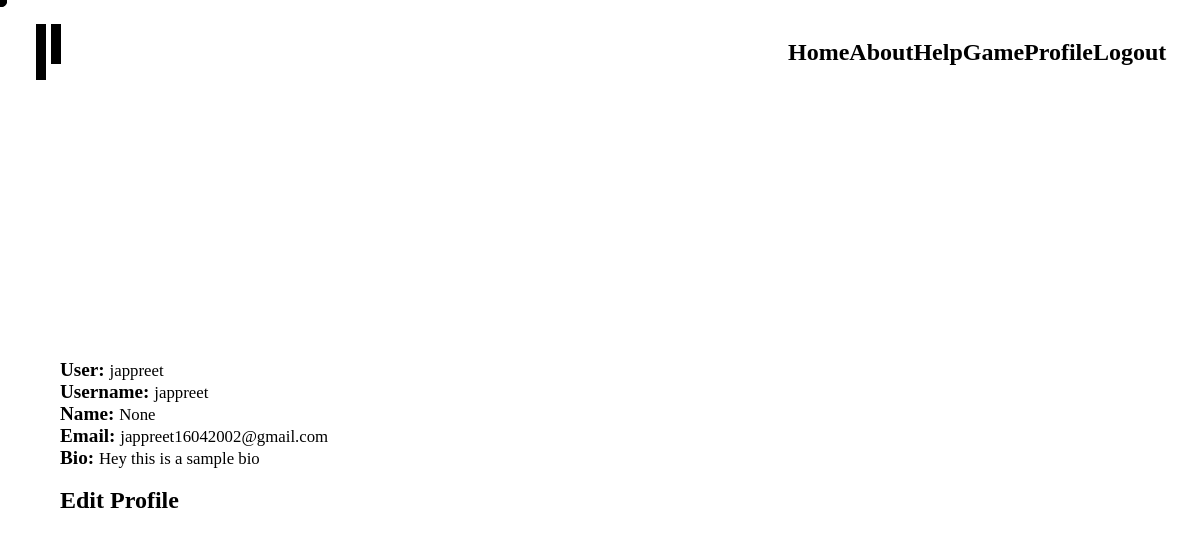
Before: /members/profile/ (signed in) with the older database file.
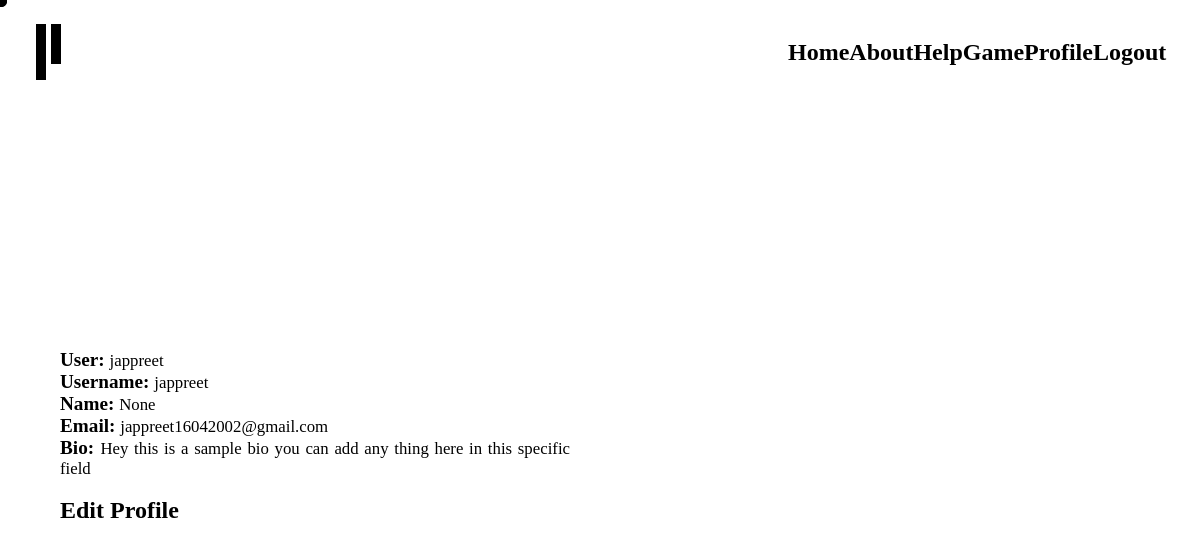
After: the same page with the newer database file.
### members/models.py (models this page shows, shortened)
class Profile(models.Model):
  id = models.UUIDField(default=uuid.uuid4, unique=True, primary_key=True, editable=False)
  user = models.OneToOneField(User, on_delete=models.CASCADE)
  username = models.CharField(max_length=200, blank=True, null=True)
  name = models.CharField(max_length=200, blank=True, null=True)
  email = models.EmailField(max_length=500, blank=True)
  bio = models.TextField(blank=True, null=True)
  created = models.DateTimeField(auto_now_add=True)

### members/views.py (the view)
# urls.py: path('profile/', views.userProfile, name="profile"),
def userProfile(request):
  if request.user.is_authenticated:
    profile = request.user.profile
    score = profile.score
    context = {'profile': profile, 'score': score}
    return render(request, 'profile.html', context)
  else:
    messages.info(request, 'You must be logged in to access this page')
    return redirect('login')

### templates/profile.html (shortened to what this page needs)
{% extends 'main.html' %} {% load static %}
{% block title %} Welcome To Blog {% endblock %} {% block content %}
<section class="profile">
  <div class="profile-left">
    <div>
      <h1>
        <div class="overflow">
        </div>
      </h1>
      <p><strong>User: </strong> {{profile.user}}</p>
      <p><strong>Username: </strong> {{profile.username}}</p>
      <p><strong>Name: </strong> {{profile.name}}</p>
      <p><strong>Email: </strong> {{profile.email}}</p>
      <p><strong>Bio: </strong> {{profile.bio}}</p>
    </div>
    <br />
    <div>
      <a class="hover-anchor" href="{% url 'edit-profile' %}"
        ><h2>Edit Profile</h2></a
      >
    </div>
  </div>
  <div class="profile-right">
    <div class="overflow">
    </div>
    <div class="overflow">
    </div>
  </div>
</section>
{% endblock content %}

### templates/main.html (shortened to what this page needs)
<!DOCTYPE html>
{% load static %}
<html lang="en">
  <head>
    <link rel="stylesheet" href="{% static 'css/styles.css' %}" />
  </head>
  <body data-barba="wrapper" data-scroll-container id="scroll-container">
    <div class="circle"></div>
    <div class="circle"></div>
    <div class="circle"></div>
    <div class="circle"></div>
    <div class="circle"></div>
    <div class="circle"></div>
    <div class="circle"></div>
    <div class="circle"></div>
    <div class="circle"></div>
    <div class="circle"></div>
    <div class="circle"></div>
    <div class="circle"></div>
    <div class="circle"></div>
    <div class="circle"></div>
    <div class="circle"></div>
    <div class="circle"></div>
    <div class="circle"></div>
    <ul class="transition">
    </ul>
    <main data-barba="container" id="swup" class="transition-fade">
      {% include 'navbar.html' %}
       {%block content %}{% endblock content %}
    </main>
  </body>
</html>

### templates/navbar.html
<nav id="swup-content">
  <a href="{% url 'home' %}" class="logo"><span></span> <span></span></a>
  <div>
    <a class="hover-anchor" href="{% url 'home' %}"><h2>Home</h2></a>
    <a class="hover-anchor" href="{% url 'about' %}"><h2>About</h2></a>
    <a class="hover-anchor" href="{% url 'rules' %}"><h2>Help</h2></a>
    <a class="hover-anchor" href="https://wordlev1.vercel.app/"
      ><h2>Game</h2></a
    >
    {% if user.is_authenticated %}
    <a class="hover-anchor" href="{% url 'profile' %}"><h2>Profile</h2></a>
    <a class="hover-anchor" href="{% url 'logout' %}"><h2>Logout</h2></a>
    {% else %}
    <a class="hover-anchor" href="{% url 'login' %}"><h2>Login</h2></a>
    {% endif %}
  </div>
</nav>

### static/css/styles.css (style rules this page uses)
.circle { height: 12px; width: 12px; border-radius: 12px; background-color: black; position: fixed; top: 0; left: 0; pointer-events: none; z-index: 99999999; }
* { margin: 0; padding: 0; box-sizing: border-box; text-rendering: optimizeLegibility; cursor: default; }
html, body { user-select: none; padding: 0; margin: 0; overflow-x: hidden; background-color: white; position: relative; color: black; font-family: "Monteral-T"; }
h1 { font-size: 6vw; font-size: 1000; font-family: "Moresby"; text-transform: capitalize; }
p { font-size: 1.6vw; text-align: justify; }
main { position: relative; }
.overflow { overflow: hidden; width: 100%; }
nav { position: fixed; top: 0; right: 0; padding: 3vh 3vw; z-index: 1000; display: flex; align-items: center; justify-content: space-between; width: 100%; }
nav .logo { display: flex; align-items: flex-start; justify-content: flex-start; gap: 5px; cursor: pointer; width: auto; }
nav .logo span:nth-of-type(1) { width: 10px; height: 7vh; background-color: black; cursor: pointer; }
nav .logo span:nth-of-type(2) { width: 10px; height: 5vh; background-color: black; cursor: pointer; }
nav div { width: 33.33%; display: flex; align-items: center; justify-content: space-between; }
.hover-anchor { text-decoration: none; color: black; font-family: "Monteral-T"; position: relative; cursor: pointer; }
.hover-anchor::after { content: ""; position: absolute; bottom: 0; left: 0; z-index: 2; color: black; width: 0; transition: all 0.3s ease-in-out; transform-origin: left; border-bottom: 2px solid black; }
.transition { display: flex; flex-direction: column; align-items: center; justify-content: center; position: fixed; z-index: 0; height: 100vh; width: 100%; top: 0; left: 0; list-style: none; }
.profile { height: 100vh; display: flex; align-items: center; justify-content: center; padding: 5vw; gap: 5vw; }
.profile-left { flex: 50%; height: 100%; display: flex; align-items: flex; justify-content: center; flex-direction: column; position: relative; }
.profile-left p { position: relative; z-index: 2; font-size: 1.4vw; }
.profile-left p strong { font-family: "Monteral-B"; font-size: 1.6vw; }
.profile-left a { width: auto; display: inline-block; }
.profile-right { flex: 50%; height: 100%; align-items: center; justify-content: center; display: flex; position: relative; }
.profile-right .overflow:nth-of-type(1) { position: absolute; top: 50%; left: 50%; transform: translate(-20%, -100%); display: flex; align-items: center; justify-content: center; height: 15vh; width: 25vw; overflow: hidden; }
.profile-right .overflow:nth-of-type(2) { position: absolute; top: 50%; left: 50%; transform: translate(-75%, 50%); display: flex; align-items: center; height: 15vh; width: 25vw; justify-content: center; overflow: hidden; }

Changed rows visible on the page:
changed Profile "jappreet": bio "Hey this is a sample bio" → "Hey this is a sample bio you can add any thing here in this specific field"
